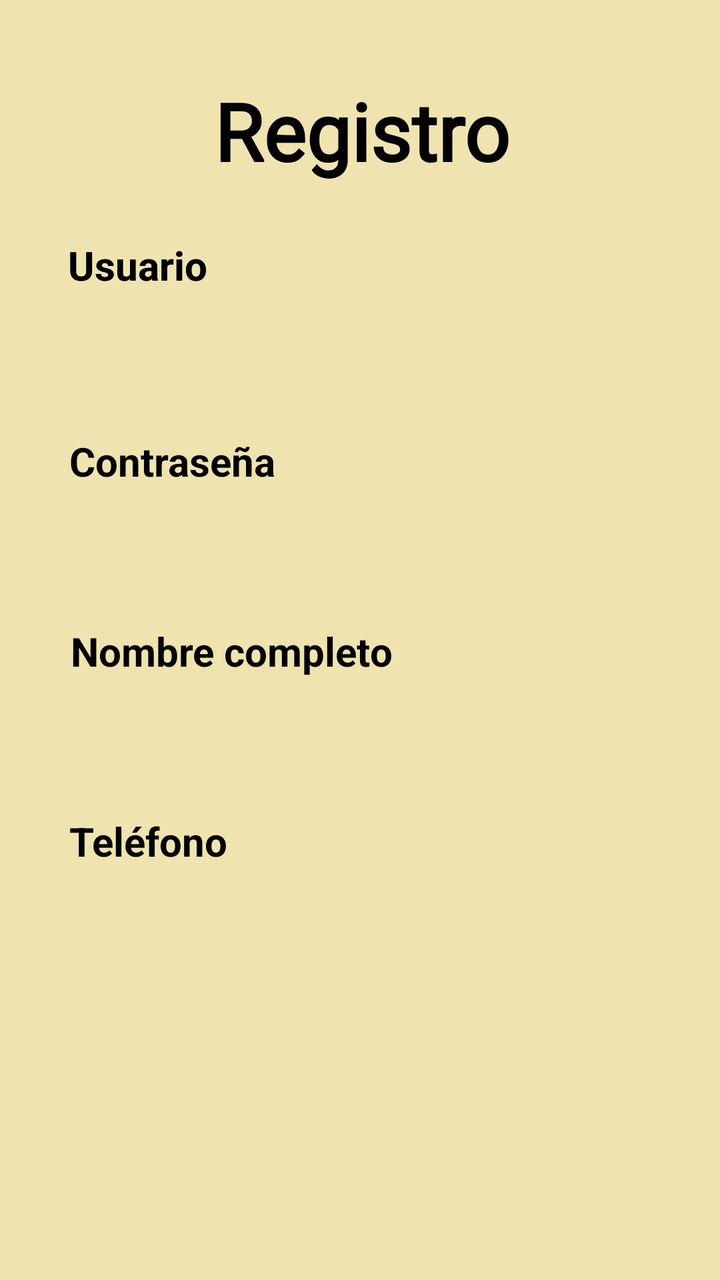
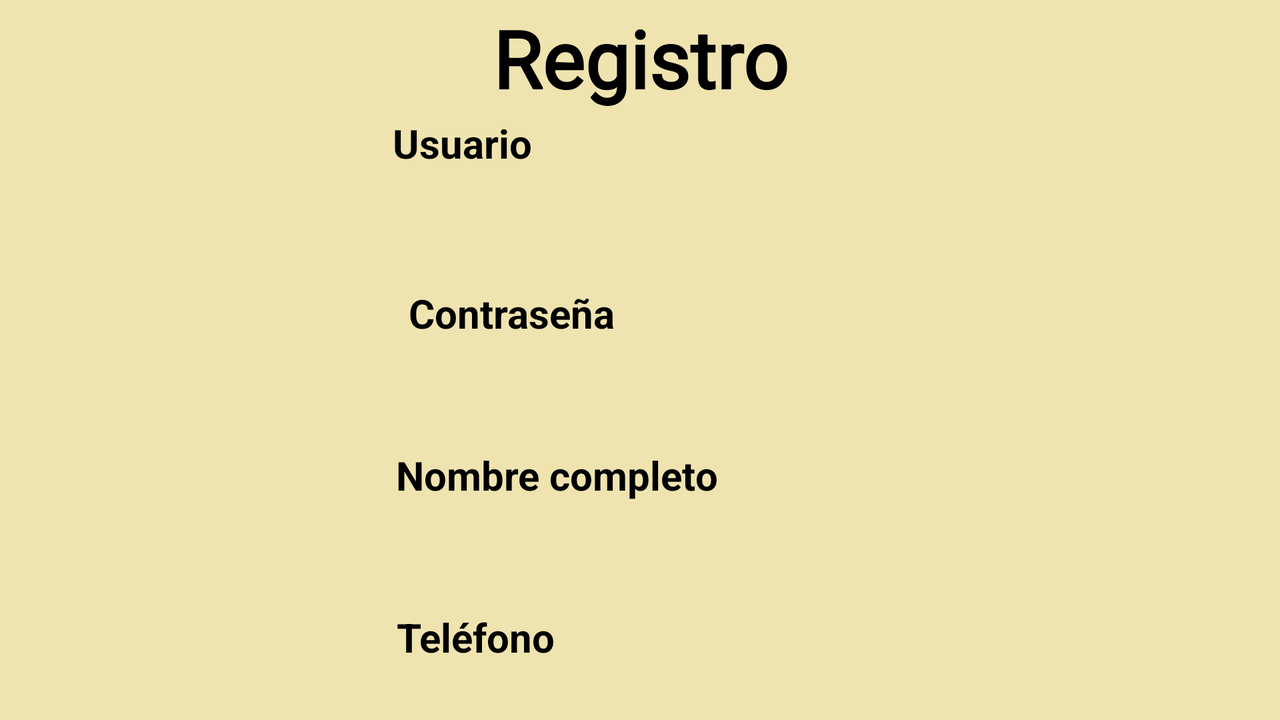

Compare how this app lays out the same screen by default and in its alternative resource folder. The renders come first, then the two layout files and the values they reference.
<!-- AndroidManifest.xml: application theme Theme.TFG_profes -->
<!-- res/layout/activity_registro_usuario.xml -->
<?xml version="1.0" encoding="utf-8"?>
<androidx.constraintlayout.widget.ConstraintLayout xmlns:android="http://schemas.android.com/apk/res/android"
    xmlns:app="http://schemas.android.com/apk/res-auto"
    xmlns:tools="http://schemas.android.com/tools"
    android:layout_width="match_parent"
    android:layout_height="match_parent"
    android:background="#EFE4B0"
    tools:context=".RegistroUSuario">


    <EditText
        android:id="@+id/usuario"
        android:layout_width="253dp"
        android:layout_height="61dp"
        android:ems="10"
        android:inputType="textPersonName"
        android:text=""
        app:layout_constraintEnd_toEndOf="parent"
        app:layout_constraintHorizontal_bias="0.31"
        app:layout_constraintStart_toStartOf="parent"
        app:layout_constraintTop_toBottomOf="@+id/textview3" />

    <TextView
        android:id="@+id/textview3"
        android:layout_width="244dp"
        android:layout_height="37dp"
        android:layout_marginTop="12dp"
        android:text="@string/usuario"
        android:textColor="@color/black"
        android:textSize="20dp"
        android:textStyle="bold"
        app:layout_constraintEnd_toEndOf="parent"
        app:layout_constraintHorizontal_bias="0.293"
        app:layout_constraintStart_toStartOf="parent"
        app:layout_constraintTop_toBottomOf="@+id/textView" />

    <EditText
        android:id="@+id/nombre"
        android:layout_width="248dp"
        android:layout_height="58dp"
        android:ems="10"
        android:inputType="textPassword"
        app:layout_constraintEnd_toEndOf="parent"
        app:layout_constraintHorizontal_bias="0.3"
        app:layout_constraintStart_toStartOf="parent"
        app:layout_constraintTop_toBottomOf="@+id/nom" />

    <TextView
        android:id="@+id/textview"
        android:layout_width="235dp"
        android:layout_height="33dp"
        android:text="@string/tel"
        android:textColor="@color/black"
        android:textSize="20dp"
        android:textStyle="bold"
        app:layout_constraintEnd_toEndOf="parent"
        app:layout_constraintHorizontal_bias="0.278"
        app:layout_constraintStart_toStartOf="parent"
        app:layout_constraintTop_toBottomOf="@+id/nombre" />

    <TextView
        android:id="@+id/textview2"
        android:layout_width="235dp"
        android:layout_height="33dp"
        android:text="@string/contra"
        android:textColor="@color/black"
        android:textSize="20dp"
        android:textStyle="bold"
        app:layout_constraintEnd_toEndOf="parent"
        app:layout_constraintHorizontal_bias="0.278"
        app:layout_constraintStart_toStartOf="parent"
        app:layout_constraintTop_toBottomOf="@+id/usuario" />

    <TextView
        android:id="@+id/textView"
        android:layout_width="313dp"
        android:layout_height="83dp"
        android:layout_marginTop="24dp"
        android:fontFamily="@font/impact"
        android:gravity="center"
        android:text="@string/registro"
        android:textColor="@color/black"
        android:textSize="40dp"
        android:textStyle="bold"
        app:layout_constraintEnd_toEndOf="parent"
        app:layout_constraintHorizontal_bias="0.521"
        app:layout_constraintStart_toStartOf="parent"
        app:layout_constraintTop_toTopOf="parent" />

    <Button
        android:id="@+id/loginbtn"
        android:layout_width="193dp"
        android:layout_height="68dp"
        android:layout_marginTop="44dp"
        android:onClick="onclick_reg"
        android:text="@string/aceptar"
        android:textColor="#EFE4B0"
        android:textSize="20dp"
        android:textStyle="bold"
        app:layout_constraintEnd_toEndOf="parent"
        app:layout_constraintStart_toStartOf="parent"
        app:layout_constraintTop_toBottomOf="@+id/editTextPhone" />

    <TextView
        android:id="@+id/textview1"
        android:layout_width="244dp"
        android:layout_height="37dp"
        android:layout_marginTop="12dp"
        android:text="@string/usuario"
        android:textColor="@color/black"
        android:textSize="20dp"
        android:textStyle="bold"
        app:layout_constraintEnd_toEndOf="parent"
        app:layout_constraintHorizontal_bias="0.293"
        app:layout_constraintStart_toStartOf="parent"
        app:layout_constraintTop_toBottomOf="@+id/textView" />

    <TextView
        android:id="@+id/nom"
        android:layout_width="244dp"
        android:layout_height="37dp"
        android:text="@string/nombre"
        android:textColor="@color/black"
        android:textSize="20dp"
        android:textStyle="bold"
        app:layout_constraintEnd_toEndOf="parent"
        app:layout_constraintHorizontal_bias="0.305"
        app:layout_constraintStart_toStartOf="parent"
        app:layout_constraintTop_toBottomOf="@+id/contraseña" />

    <EditText
        android:id="@+id/contraseña"
        android:layout_width="248dp"
        android:layout_height="58dp"
        android:layout_marginTop="4dp"
        android:ems="10"
        android:inputType="textPassword"
        app:layout_constraintEnd_toEndOf="parent"
        app:layout_constraintHorizontal_bias="0.3"
        app:layout_constraintStart_toStartOf="parent"
        app:layout_constraintTop_toBottomOf="@+id/textview2" />

    <EditText
        android:id="@+id/editTextPhone"
        android:layout_width="243dp"
        android:layout_height="54dp"
        android:layout_marginTop="4dp"
        android:ems="10"
        android:inputType="phone"
        app:layout_constraintEnd_toEndOf="parent"
        app:layout_constraintHorizontal_bias="0.303"
        app:layout_constraintStart_toStartOf="parent"
        app:layout_constraintTop_toBottomOf="@+id/textview" />


</androidx.constraintlayout.widget.ConstraintLayout>
<!-- resources referenced by this layout -->
<resources>
  <color name="black">#FF000000</color>
  <string name="aceptar">Aceptar</string>
  <string name="contra">Contraseña</string>
  <string name="nombre">Nombre completo</string>
  <string name="registro">Registro</string>
  <string name="tel">Teléfono</string>
  <string name="usuario">Usuario</string>
  <style name="Theme.TFG_profes" parent="Theme.MaterialComponents.DayNight.DarkActionBar">
          
          <item name="colorPrimary">@color/theme_color</item>
          <item name="colorPrimaryVariant">@color/theme_color_</item>
          <item name="colorOnPrimary">@color/gris</item>
          
          <item name="colorSecondary">@color/teal_200</item>
          <item name="colorSecondaryVariant">@color/teal_700</item>
          <item name="colorOnSecondary">@color/black</item>
          
          <item name="android:statusBarColor">?attr/colorPrimaryVariant</item>
          
      </style>
  <color name="theme_color">#FF9800</color>
  <color name="theme_color_">#25FF9800</color>
  <color name="gris">#C3C3C3</color>
  <color name="teal_200">#FF03DAC5</color>
  <color name="teal_700">#FF018786</color>
</resources>
<!-- res/layout-land/activity_registro_usuario.xml (the repository's variant of the layout above) -->
<!-- drawn on the phone turned sideways -->
<?xml version="1.0" encoding="utf-8"?>
<androidx.constraintlayout.widget.ConstraintLayout xmlns:android="http://schemas.android.com/apk/res/android"
    xmlns:app="http://schemas.android.com/apk/res-auto"
    xmlns:tools="http://schemas.android.com/tools"
    android:layout_width="match_parent"
    android:layout_height="match_parent"
    android:background="#EFE4B0"
    tools:context=".RegistroUSuario">

    <androidx.core.widget.NestedScrollView
        android:layout_width="match_parent"
        android:layout_height="match_parent"
        android:fillViewport="true"
        app:layout_constraintBottom_toBottomOf="parent"
        app:layout_constraintEnd_toEndOf="parent"
        app:layout_constraintStart_toStartOf="parent"
        app:layout_constraintTop_toTopOf="parent">

        <LinearLayout
            android:layout_width="match_parent"
            android:layout_height="wrap_content"
            android:gravity="center"
            android:orientation="vertical">

            <TextView
                android:id="@+id/textView"
                android:layout_width="276dp"
                android:layout_height="58dp"
                android:fontFamily="@font/impact"
                android:gravity="center"
                android:text="@string/registro"
                android:textColor="@color/black"
                android:textSize="40dp"
                android:textStyle="bold"
                app:layout_constraintEnd_toEndOf="parent"
                app:layout_constraintHorizontal_bias="0.338"
                app:layout_constraintStart_toStartOf="parent"
                app:layout_constraintTop_toTopOf="parent" />

            <TextView
                android:id="@+id/textview3"
                android:layout_width="247dp"
                android:layout_height="28dp"
                android:text="@string/usuario"
                android:textColor="@color/black"
                android:textSize="20dp"
                android:textStyle="bold"
                app:layout_constraintEnd_toEndOf="parent"
                app:layout_constraintHorizontal_bias="0.236"
                app:layout_constraintStart_toStartOf="parent"
                app:layout_constraintTop_toBottomOf="@+id/textView" />

            <EditText
                android:id="@+id/usuario"
                android:layout_width="253dp"
                android:layout_height="53dp"
                android:ems="10"
                android:inputType="textPersonName"
                android:text=""
                app:layout_constraintEnd_toEndOf="parent"
                app:layout_constraintHorizontal_bias="0.24"
                app:layout_constraintStart_toStartOf="parent"
                app:layout_constraintTop_toBottomOf="@+id/textview3" />

            <TextView
                android:id="@+id/textview2"
                android:layout_width="231dp"
                android:layout_height="29dp"
                android:layout_marginTop="4dp"
                android:text="@string/contra"
                android:textColor="@color/black"
                android:textSize="20dp"
                android:textStyle="bold"
                app:layout_constraintEnd_toEndOf="parent"
                app:layout_constraintHorizontal_bias="0.231"
                app:layout_constraintStart_toStartOf="parent"
                app:layout_constraintTop_toBottomOf="@+id/usuario" />

            <EditText
                android:id="@+id/contraseña"
                android:layout_width="249dp"
                android:layout_height="52dp"
                android:ems="10"
                android:inputType="textPassword"
                app:layout_constraintEnd_toEndOf="parent"
                app:layout_constraintHorizontal_bias="0.238"
                app:layout_constraintStart_toStartOf="parent"
                app:layout_constraintTop_toBottomOf="@+id/textview2" />

            <TextView
                android:id="@+id/nom"
                android:layout_width="244dp"
                android:layout_height="28dp"
                android:text="@string/nombre"
                android:textColor="@color/black"
                android:textSize="20dp"
                android:textStyle="bold"
                app:layout_constraintEnd_toEndOf="parent"
                app:layout_constraintHorizontal_bias="0.776"
                app:layout_constraintStart_toStartOf="parent"
                app:layout_constraintTop_toBottomOf="@+id/textView" />

            <EditText
                android:id="@+id/nombre"
                android:layout_width="249dp"
                android:layout_height="53dp"
                android:ems="10"
                app:layout_constraintEnd_toEndOf="parent"
                app:layout_constraintHorizontal_bias="0.784"
                app:layout_constraintStart_toStartOf="parent"
                app:layout_constraintTop_toBottomOf="@+id/nom" />

            <TextView
                android:id="@+id/textview"
                android:layout_width="243dp"
                android:layout_height="24dp"
                android:text="@string/tel"
                android:textColor="@color/black"
                android:textSize="20dp"
                android:textStyle="bold"
                app:layout_constraintEnd_toEndOf="parent"
                app:layout_constraintHorizontal_bias="0.774"
                app:layout_constraintStart_toStartOf="parent"
                app:layout_constraintTop_toBottomOf="@+id/nombre" />

            <EditText
                android:id="@+id/editTextPhone"
                android:layout_width="243dp"
                android:layout_height="54dp"
                android:ems="10"
                android:inputType="phone"
                app:layout_constraintEnd_toEndOf="parent"
                app:layout_constraintHorizontal_bias="0.776"
                app:layout_constraintStart_toStartOf="parent"
                app:layout_constraintTop_toBottomOf="@+id/textview" />

            <Button
                android:id="@+id/loginbtn"
                android:layout_width="193dp"
                android:layout_height="68dp"
                android:layout_marginTop="4dp"
                android:onClick="onclick_reg"
                android:text="@string/aceptar"
                android:textColor="#EFE4B0"
                android:textSize="20dp"
                android:textStyle="bold"
                app:layout_constraintEnd_toEndOf="parent"
                app:layout_constraintStart_toStartOf="parent"
                app:layout_constraintTop_toBottomOf="@+id/editTextPhone" />
        </LinearLayout>
    </androidx.core.widget.NestedScrollView>


</androidx.constraintlayout.widget.ConstraintLayout>
